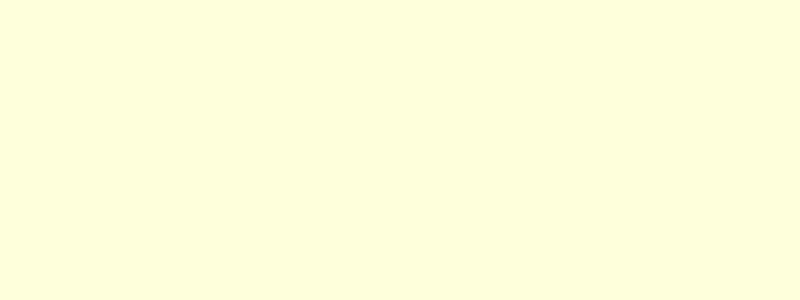
Frame 1 (no input)
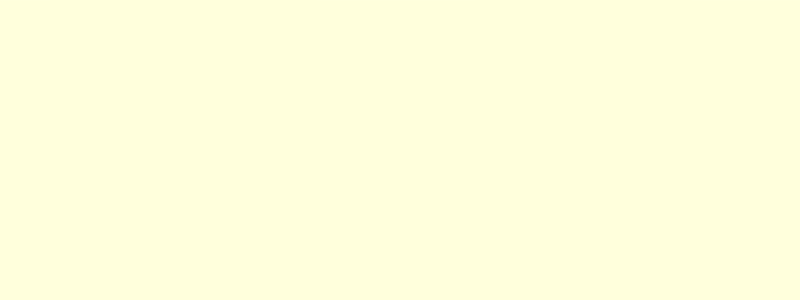
Frame 60 (the mouse pressed at the canvas centre just before this capture)
Frame 120 (the mouse held since frame 60 and released just before this capture): identical to frame 60, image omitted

The Processing sketch that drew these frames (run headless with seeded random() and noise(); from frame 60 on, the mouse is pressed at the canvas centre):

// Processing sketch: processing_133048
// ── processing_133048.pde

float myPerlin;
float c=0;
float d=0;
float e=0;
//float x=0;
float y=0;
float randPerl;
float count=0;
float  mapHeight;

void setup() {
  background(#ffffff);
  size(800, 300);
  noFill();
  mapHeight=height;

}

void draw() {
  changeColor();
  changePerlin();
  paint();
  count++;
  mapHeight=mapHeight-1;
//  if (mapHeight==0) {
//    noLoop();
//  }
  println(mapHeight);
}



void changeColor() {
  
  c = sin(radians(count))+1;
  d = sin(radians(count+60))+1;
  e = sin(radians(count+120))+1;
  c = map(c,0,1,0,255);
  d = map(d,0,1,0,255);
  e = map(e,0,1,0,255);
  println(c,d,e);
  stroke(c,d,220);
//  if (c>255) {
//    noLoop();
//  }
}
void paint() {
  for (int x=0; x<width; x=x+1) {
    myPerlin = noise(float(x)/200,count/200);
    float myY = map(myPerlin, 0, 1, 0, height-mapHeight);
    line(x, myY, x,height );
  }
 
}

void changePerlin() {
//  randPerl = random(0,110);
  myPerlin = noise(count);
//  println(myPerlin);

}
